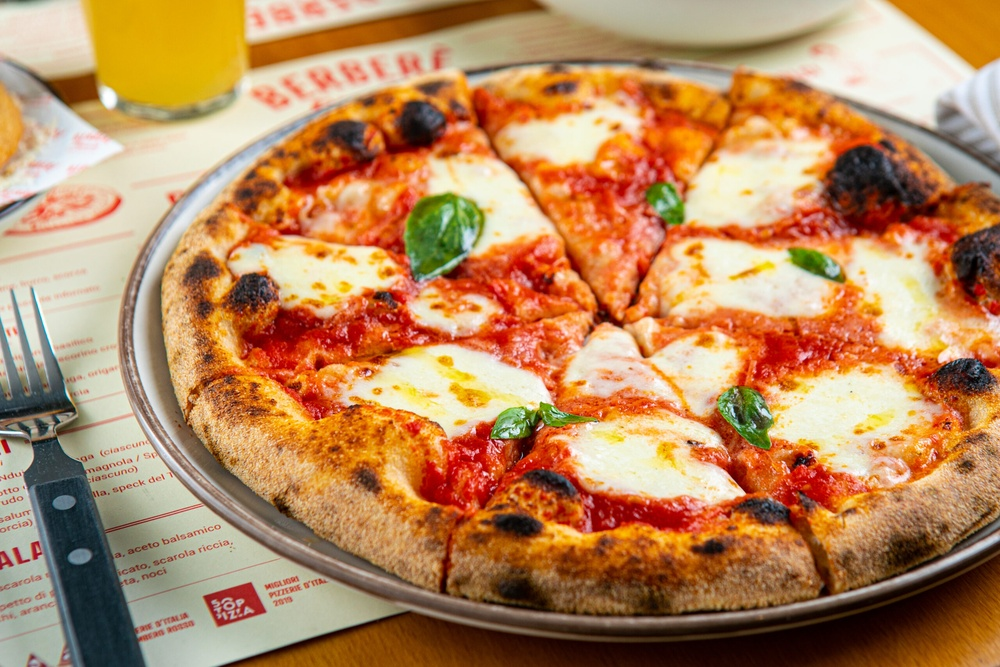
#> input picture matplotlib/Pizza.jpg, 1000 x 667 px, shrunk from 2560 x 1707 before the run
$ jupyter execute OpenCV.ipynb
#> lines starting #> are read from the running program, lines starting #| are printed output that depends on the picture
## OpenCV
- Opencv-python is a library of python bindings designed to solve computer vision problems.
- cv2.copyMakeBorder() method is used to create a border around the image like a photo frame.

Here’s how to use `cv2.copyMakeBorder()` in OpenCV to add borders to an image:

### Syntax
```python
cv2.copyMakeBorder(src, top, bottom, left, right, borderType, value)
```

### Parameters
- **`src`**: The input image (as a NumPy array).
- **`top, bottom, left, right`**: Number of pixels to add to the corresponding borders.
- **`borderType`**: Type of border to be added. It can be one of the following:
  - `cv2.BORDER_CONSTANT`: Adds a constant-colored border.
  - `cv2.BORDER_REFLECT`: Reflects the border elements (mirror reflection).
  - `cv2.BORDER_REFLECT_101` or `cv2.BORDER_DEFAULT`: Same as `BORDER_REFLECT`, but the reflection skips the border element itself.
  - `cv2.BORDER_REPLICATE`: Repeats the last pixel value on the edges.
  - `cv2.BORDER_WRAP`: The border will be wrapped around the image (circular effect).
- **`value`**: Border color, used when `borderType` is `cv2.BORDER_CONSTANT`.

[cell 1]
import cv2 as cv
import numpy as np
from matplotlib import pyplot as plt
import matplotlib.image as img

[cell 2]
img1=img.imread('./Pizza.jpg')
#> img1 is the input picture: shape (667, 1000, 3); mean R, G, B 184.6, 136.7, 93.2
constant=cv.copyMakeBorder(img1, 50, 50, 50, 50, cv.BORDER_CONSTANT)
plt.imshow(constant)

[cell 3]
# Lets add value to the above img
constant=cv.copyMakeBorder(img1, 50, 50, 50, 50, cv.BORDER_CONSTANT, value=[255, 0, 0])
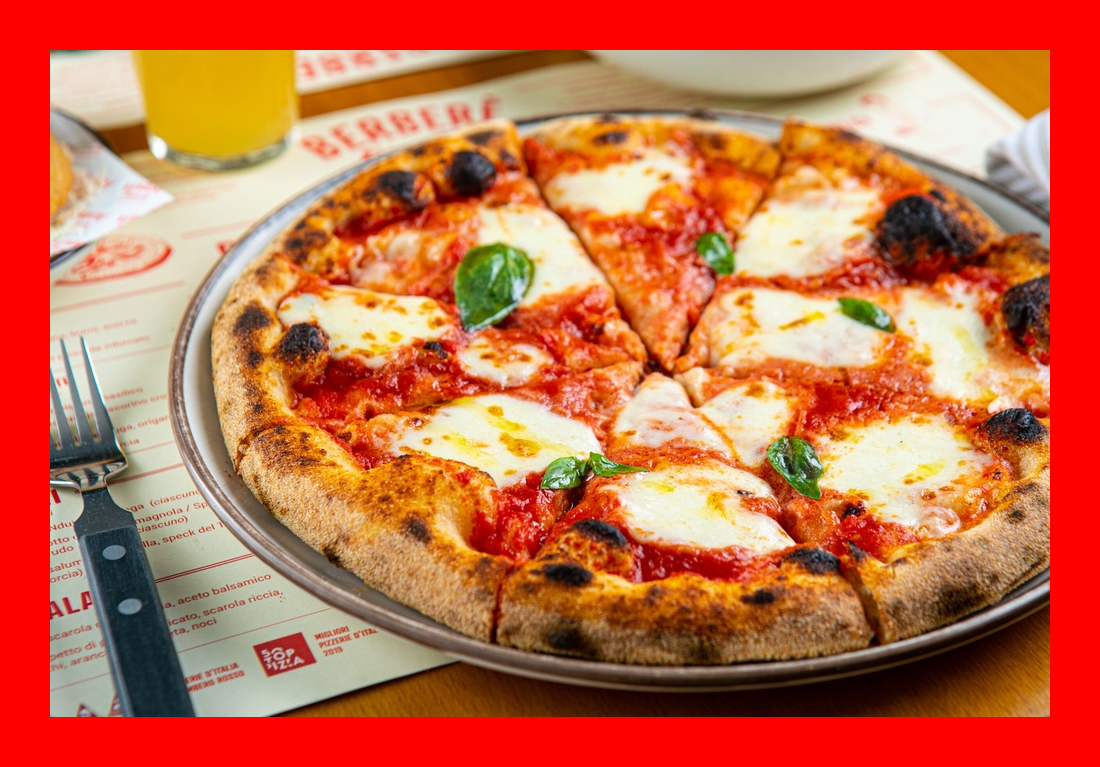
#> constant: shape (767, 1100, 3); mean R, G, B 199.3, 108, 73.7
plt.imshow(constant)

### Basic Uses of `randint()`:

1. **Generating Random Numbers**
   - `randint(a, b)` generates a random integer between `a` and `b` (inclusive).
   - Example:
     ```python
     from random import randint
     random_num = randint(1, 10)  # Generates a random number between 1 and 10
     ```

[cell 4]
from random import randint
constant=cv.copyMakeBorder(img1, 50, 50, 50, 50, cv.BORDER_CONSTANT, value=[randint(0,255), randint(0,255), randint(0,255)])
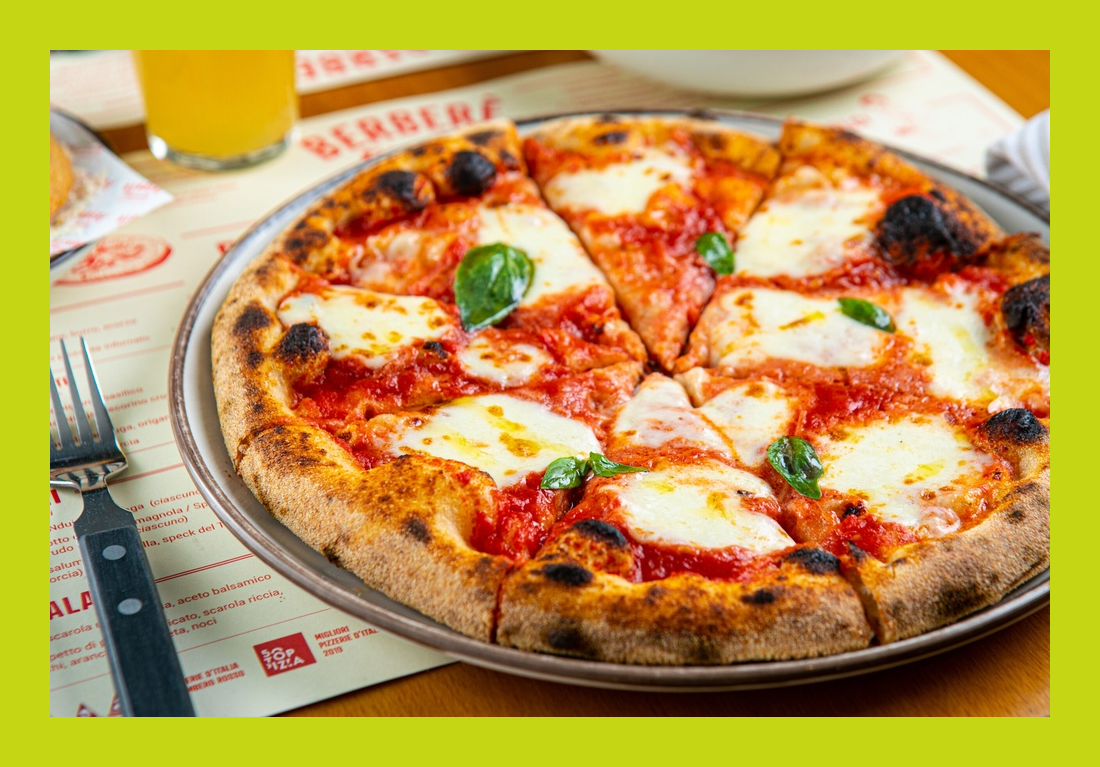
#> constant: shape (767, 1100, 3); mean R, G, B 187.2, 153.1, 77.9
plt.imshow(constant)

[cell 5]
# cv2.BORDER_REFLECT: Reflects the border elements (mirror reflection).
constant=cv.copyMakeBorder(img1, 50, 50, 50, 50, cv.BORDER_REFLECT)
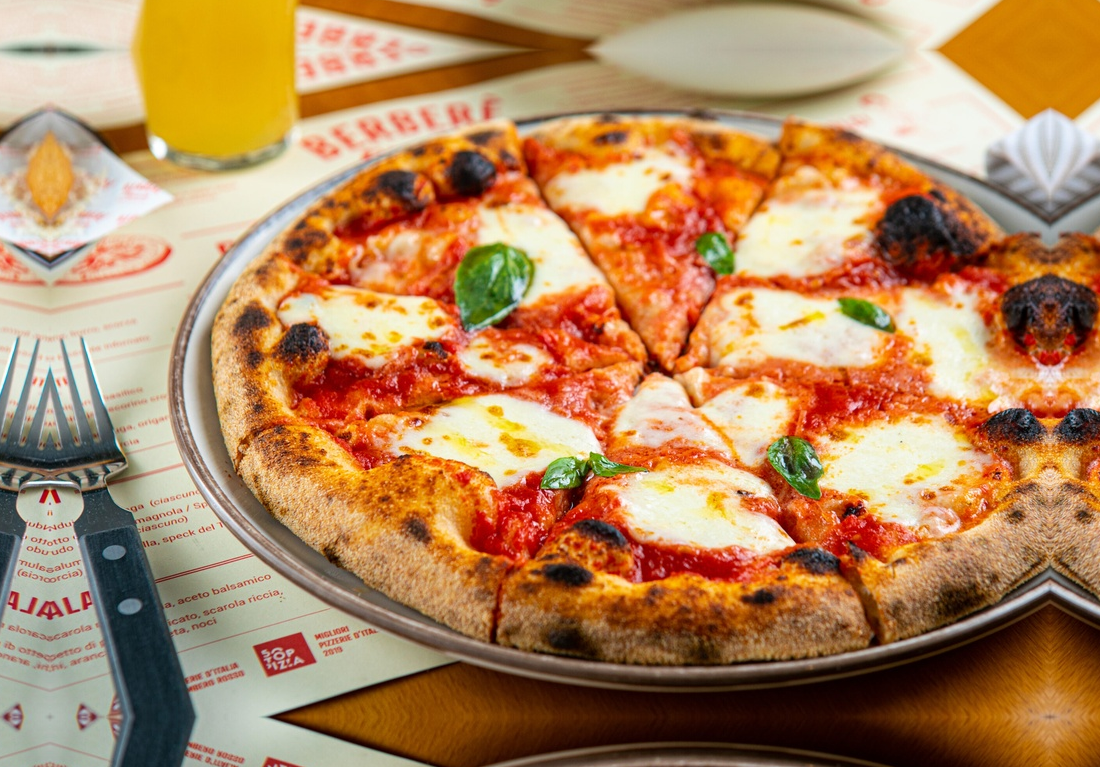
#> constant: shape (767, 1100, 3); mean R, G, B 179, 135, 92.5
plt.imshow(constant)

[cell 6]
# BORDER_REPLICATE
constant=cv.copyMakeBorder(img1, 50, 50, 50, 50, cv.BORDER_REPLICATE)
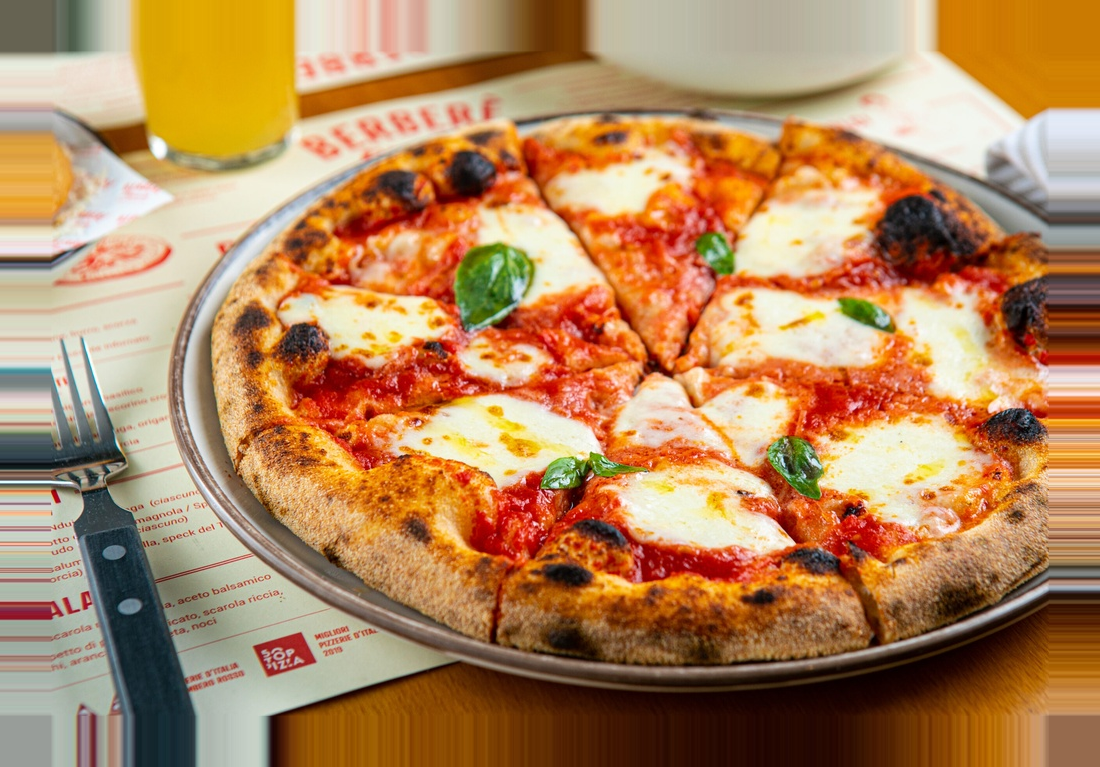
#> constant: shape (767, 1100, 3); mean R, G, B 179.7, 135, 92.1
plt.imshow(constant)

[cell 7]
# BORDER_WRAP
constant=cv.copyMakeBorder(img1, 50, 50, 50, 50, cv.BORDER_WRAP)
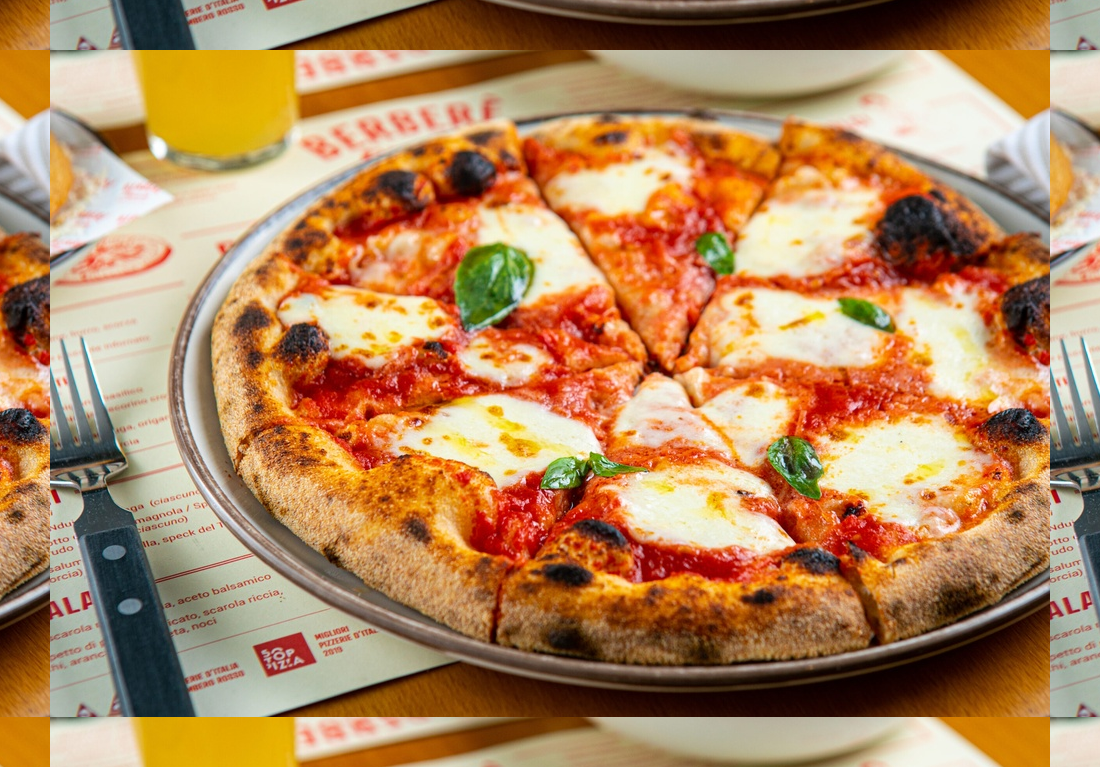
#> constant: shape (767, 1100, 3); mean R, G, B 179, 135, 92.5
plt.imshow(constant)

The `cv2.cvtColor()` function in OpenCV is used to convert images from one color space to another. Here are the basics for using it:

### Syntax:
```python
cv2.cvtColor(src, code)
```

### Parameters:
- **`src`**: The source image (as a NumPy array).
- **`code`**: The color space conversion code, which specifies the type of conversion (e.g., BGR to Grayscale, BGR to RGB, etc.).

### Common Color Conversion Codes:
1. **BGR to Grayscale**:
   - Code: `cv2.COLOR_BGR2GRAY`
   - Example: Convert a color image to grayscale.
     ```python
     gray_image = cv2.cvtColor(image, cv2.COLOR_BGR2GRAY)
     ```

2. **BGR to RGB**:
   - Code: `cv2.COLOR_BGR2RGB`
   - Example: Convert BGR (default in OpenCV) to RGB (common in image processing).
     ```python
     rgb_image = cv2.cvtColor(image, cv2.COLOR_BGR2RGB)
     ```

3. **BGR to HSV (Hue, Saturation, Value)**:
   - Code: `cv2.COLOR_BGR2HSV`
   - Example: Convert BGR to HSV for color detection.
     ```python
     hsv_image = cv2.cvtColor(image, cv2.COLOR_BGR2HSV)
     ```

4. **RGB to Grayscale**:
   - Code: `cv2.COLOR_RGB2GRAY`
   - Example: Convert an RGB image to grayscale.
     ```python
     gray_image = cv2.cvtColor(image, cv2.COLOR_RGB2GRAY)
     ```

5. **Grayscale to BGR**:
   - Code: `cv2.COLOR_GRAY2BGR`
   - Example: Convert a grayscale image back to a 3-channel BGR image.
     ```python
     bgr_image = cv2.cvtColor(gray_image, cv2.COLOR_GRAY2BGR)
     ```

[cell 8]
plt.imshow(cv.cvtColor(img1, cv.COLOR_BGR2RGB))
plt.show()
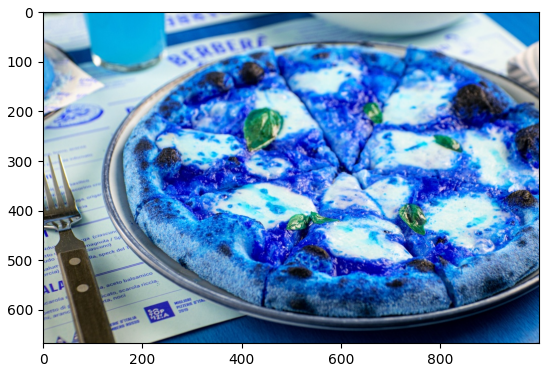
#> figure drawn by matplotlib, 1 panel; B, G, R data is drawn as R, G, B
